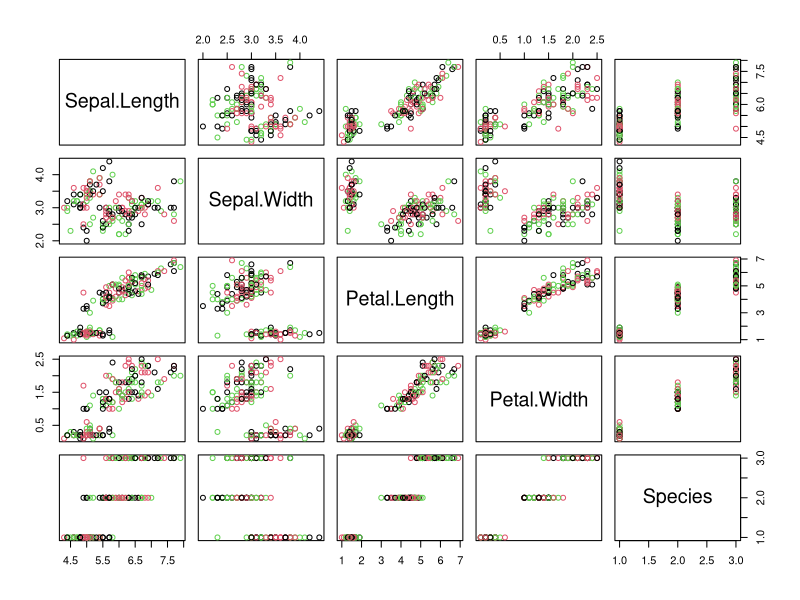

Here is the R script that generated this plot:
## ---- chunk 1
data(iris);
head(iris);
tail(iris);
## ---- chunk 2
names(iris);
r1 = nrow(iris);
c1 = ncol(iris);
## ---- chunk 3
plot(iris, col=1:3);
